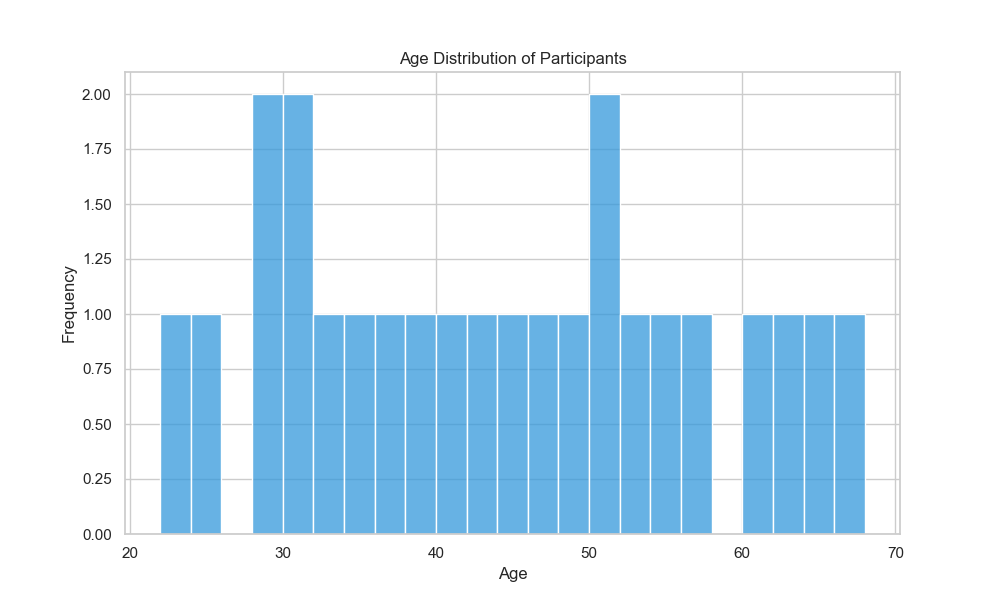

Python code for this plot:

import pandas as pd
import seaborn as sns
import matplotlib.pyplot as plt

# Data
data = {
    'age': [22, 25, 28, 29, 30, 31, 33, 35, 36, 38, 40, 42, 44, 46,
            48, 50, 51, 53, 55, 57, 60, 62, 65, 68]
}
df = pd.DataFrame(data)

# Seaborn Histogram
sns.set_theme(style="whitegrid")
plt.figure(figsize=(10, 6))
sns.histplot(df['age'], color="#3498db", binwidth=2)

plt.title('Age Distribution of Participants')
plt.xlabel('Age')
plt.ylabel('Frequency')

# Show plot
plt.show()
